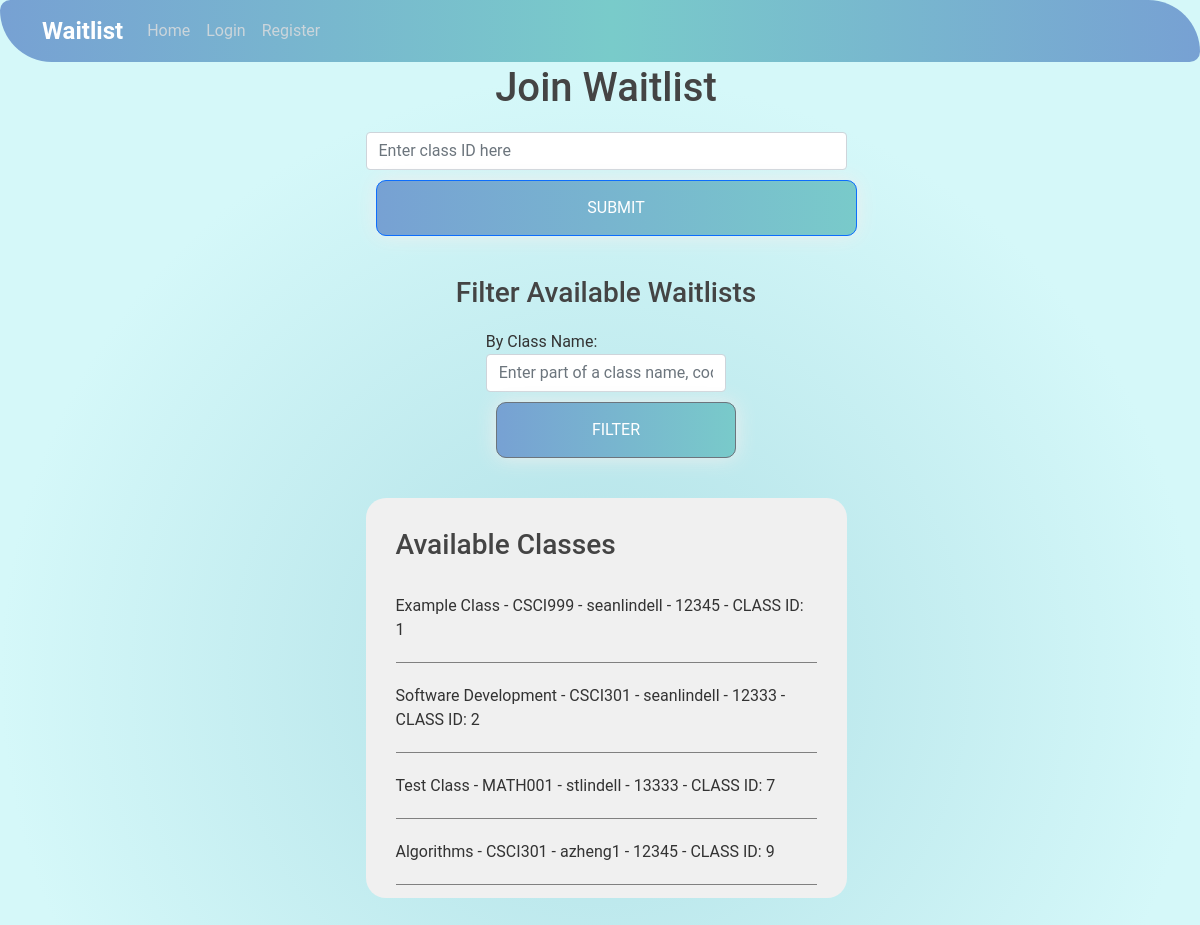
The page /studenthome/joinwaitlist/ on the database its author committed.
### studentview/models.py (models this page shows)
class ClassWaitlist(models.Model):
    className = models.CharField(max_length=200, name="className", verbose_name='Class Name')
    classDescription = models.TextField(verbose_name='Description', default=' ')
    classCode = models.CharField(max_length=200, verbose_name='Class Code')
    crn = models.IntegerField(default=0, verbose_name='CRN')
    schedule = models.CharField(max_length=200, verbose_name='Schedule')
    sortType = models.CharField(max_length=200, verbose_name='Sort Type')
    term = models.CharField(max_length=200, verbose_name='Term')
    professor = models.ForeignKey(User, on_delete=models.CASCADE)
    date_added = models.DateTimeField("date published")
    closed = models.BooleanField(default=False)  # Add this line
    anonymous_waitlist = models.BooleanField(default=False, verbose_name='Anonymous Waitlist')
    request_academic_status = models.BooleanField(default=False, verbose_name='Request Academic Status')
    request_major = models.BooleanField(default=False, verbose_name='Request Major')
    request_msg = models.BooleanField(default=False, verbose_name='Request Message')
    archived = models.BooleanField(default=False, verbose_name="Archived")
    def __str__(self):
        return self.className

### studentview/views.py (the view)
# urls.py: path('joinwaitlist/',views.joinWaitlist, name='join-waitlist'),
def joinWaitlist(request):
    if request.method =='POST':
        classid = request.POST['classID']
        user = request.user
        message = ''
        if not classid:
            message = 'You must enter a class id'
        else:
            waitlist = ClassWaitlist.objects.filter(id=classid).first()
            if waitlist and user:
                status = ''
                major = ''
                if waitlist.request_academic_status:
                    status = StudentProfile.objects.filter(user=user).first().academic_status
                    if status == '':
                        message = "You must set an Academic Status in your profile to join this class. "
                if waitlist.request_major:
                    major = StudentProfile.objects.filter(user=user).first().major
                    if major == '':
                        message += "You must set a Major in your profile to join this class. "
                existing_ticket = StudentTicket.objects.filter(class_waitlist=waitlist, student=user).first()
                if existing_ticket:
                    message = "You have already joined this class's waitlist."
                elif message=='':
                    last_position = StudentTicket.objects.filter(class_waitlist=waitlist).order_by('-position').first()
                    new_position = last_position.position + 1 if last_position else 1
                    st = StudentTicket.objects.create(class_waitlist=waitlist, date_joined=timezone.now(), student=user, position=new_position, student_academic_status=status, student_major=major)
                    joinwaitlistNotification(user, waitlist)
                    response = redirect('/studenthome/')
                    return response
            else:
                message = "The specified class does not exist."
        context = {
            'title': 'join waitlist',
            'message': message,
            'classes': ClassWaitlist.objects.all(),
        }
        return render(request, 'studentview/join_waitlist.html', context)
    else:
        searchTerm = request.GET.get('searchTerm', '')
        classes = ClassWaitlist.objects.filter((Q(className__contains=searchTerm) | Q(crn__contains=searchTerm)| Q(classCode__contains=searchTerm) | Q(professor__username__contains=searchTerm)), archived=False)
        context = {
            'title': 'join waitlist',
            'classes': classes,
            'searchTerm' : searchTerm
        }
        return render(request, 'studentview/join_waitlist.html', context)

### studentview/templates/studentview/join_waitlist.html (shortened to what this page needs)
{% extends "studentview/base.html" %}
{% block content %}
<h1 style="text-align:center;margin-bottom:20px">Join Waitlist</h1>
<div class="row">
<div class="mx-auto col-10 col-md-8 col-lg-6">
<form style="text-align:center;margin-bottom:30px" action="" method="post">
    <div class="form-group;">
        <input style="width:100%" type="number" class="form-control" id="classID" name="classID" aria-describedby="idhelp" placeholder="Enter class ID here">
    </div>
    <button style="width:100%;margin-top:10px;" type="submit" class="btn btn-primary">Submit</button>
</form>
<form action="" method="get" style="margin-bottom:30px">
    <h3 style="text-align:center;margin-bottom:20px">Filter Available Waitlists</h3>
    <div class="mx-auto col-10 col-md-8 col-lg-6">
        <div class="form-group">
            <label for="searchTerm">By Class Name:</label>
            <input type="text" class="form-control" id="searchTerm" name="searchTerm" placeholder="Enter part of a class name, code, crn, or professor name" value="{{searchTerm}}">
        </div>
    </div>
    <div class="mx-auto col-10 col-md-8 col-lg-6">
        <button type="submit" style="width:100%;margin-top:10px;" class="btn btn-secondary">Filter</button>
    </div>
</form>
<div style="background-color: #f0f0f0;padding:30px;border-radius:20px;height:400px;overflow-y:auto">
<h3 style="padding-bottom:20px">Available Classes</h3>
{% for aClass in classes %}
    <p style="border-bottom: 1px solid grey;padding-bottom:20px;padding-top:5px">  {{ aClass }} - {{aClass.classCode}} - {{aClass.professor}} - {{aClass.crn}} - CLASS ID: {{aClass.id}}</p>
{% endfor %}
</div>
</div>
</div>
{% endblock content %}

### studentview/static/studentview/main.css (style rules this page uses)
:root { --banner-gradient-1: #5100e7; --banner-gradient-2: #3b4a5a; }
html, body { height: 100%; display: flex; flex-direction: column; font-family: 'Roboto', sans-serif; }
body { background: radial-gradient(circle closest-side, #B0E0E6, #d5f8f9); color: #333333; margin-top: 4rem; overflow-x: hidden; }
h1, h2, h3, h4, h5, h6 { color: #444444; font-weight: 500; }
.btn { background-image: linear-gradient(to right, #77A1D3 0%, #79CBCA 51%, #77A1D3 100%); margin: 10px; padding: 15px 15px; text-align: center; text-transform: uppercase; transition: 0.5s; background-size: 200% auto; color: white; box-shadow: 0 0 20px #eee; border-radius: 10px; }

### studentview/templates/studentview/base.html (style rules this page uses)
body { animation: fadeIn 0.2s ease-out 1 both; }

### rows shown on the page
ClassWaitlist: className "Example Class", classCode "CSCI999", professor "seanlindell", crn "12345", id "1"
ClassWaitlist: className "Software Development", classCode "CSCI301", professor "seanlindell", crn "12333", id "2"
ClassWaitlist: className "Test Class", classCode "MATH001", professor "stlindell", crn "13333", id "7"
ClassWaitlist: className "Algorithms", classCode "CSCI301", professor "azheng1", crn "12345", id "9"
